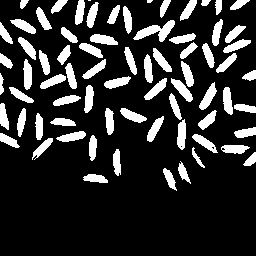
%> input picture overcleaned_bin_rice.png, 256 x 256 px
$ octave test_imoperations.m   (GNU Octave 9; MATLAB toolbox functions it lacks are replaced by stand-ins)
%> lines starting %> are read from the running program, lines starting %| are printed output that depends on the picture; in (x1, y1, x2, y2) boxes, pixels count from 0 and x2, y2 are one past the last pixel; in counts of white or black regions, pixels touching at a corner belong together; the program's own positions count from 1
### image_bw_remove.m
function J = image_bw_remove(I)
% image_bw_remove is an alternative equivalent to J = bwmorph(I,'remove')
% from the image processing toolbox. It can be used to get at once every
% boundaries in the image.
%
%%% Author : nicolas.douillet9 (at) gmail.com, 2022-2025.
%
%
%%% Inputs
%
% - I : binary image.
%
%%% Output
%
% J : binary image.


strel = [1 1 1; 1 0 1; 1 1 1]; % structuring element for n8 neighborhood
J = xor(I,conv2(1-I,strel,'same'));
J = 1 - J;


end % image_bw_remove

### dilate_image.m
function D = dilate_image(I, se, r)
%
%%% Author : nicolas.douillet9 (at) gmail.com, 2022-2025.
%
%
%%% Inputs
%
% - I : binary image.
%
% - se : structuring element. Binary square matrix.
%
% - r : radius. Positive integer.
%
%
%%% Output
%
% J : binary image.


if strcmp(se,'disk')

    strel = [0 1 0; 1 0 1; 0 1 0];

elseif strcmp(se,'square')

    strel = [1 1 1; 1 0 1; 1 1 1];

end

D = I;

for k = 1:r

  D = conv2(D,strel,'same');

end


end % dilate_image

### erode_image.m
function E = erode_image(I, se, r)
%
%%% Author : nicolas.douillet9 (at) gmail.com, 2022-2025.
%
%
%%% Inputs
%
% - I : binary image.
%
% - se : structuring element. Binary square matrix.
%
% - r : radius. Positive integer.
%
%
%%% Output
%
% J : binary image.


if strcmp(se,'disk')

    strel = [0 1 0; 1 0 1; 0 1 0];

elseif strcmp(se,'square')

    strel = [1 1 1; 1 0 1; 1 1 1];

end

E = I;

for k = 1:r

  E = 1 - conv2(1-E,strel,'same');

end


end % erode_image

### close_image.m
function J = close_image(I, se, r)
%
%%% Author : nicolas.douillet (at) free.fr, 2022-2024.
%
%
%%% Inputs
%
% - I : binary image.
%
% - se : structuring element. Binary square matrix.
%
% - r : radius. Positive integer.
%
%
%%% Output
%
% J : binary image.


% I image dilatation
D = dilate_image(I, se, r);

% II image erosion
J = erode_image(D, se, r);


end % close_image

### open_image.m
function J = open_image(I, se, r)
%
%%% Author : nicolas.douillet9 (at) gmail.com, 2022-2025.
%
%
% Inputs
%
% - I : binary image.
%
% - se : structuring element. Binary square matrix.
%
% - r : radius. Positive integer.
%
%
% Output
%
% J : binary image.


% I image erosion
E = erode_image(I, se, r);

% II image dilatation
J = dilate_image(E, se, r);


end % open_image

### test_imoperations.m
% test imoperations
%
%%% Author : nicolas.douillet9 (at) gmail.com, 2005-2025.

clear all, close all, clc;


img_name = {'overcleaned_bin_rice.png','bw_art.png','cropped_clouds.png','bw_coins.png','concave_shape.png',...
            'gear.png','complex_gear.png','v_letter.png','matrice.png','disks_cloud.png'};

I = imread(string(img_name(1))); % Choose your image number between 1 and 10 here
%> I: size 256x256 logical; 18.1% white; 73 white regions (2 under 20 px), largest, box (x1, y1, x2, y2) and area: (133, 20, 175, 42) 390, (199, 82, 217, 110) 222, (171, 78, 193, 102) 220


% image_bw_remove test
figure;
subplot(121);
imshow(I);
title('Binary source image');
J = image_bw_remove(I);
%> in image_bw_remove, `J = xor(I,conv2(1-I,strel,'same'));`:
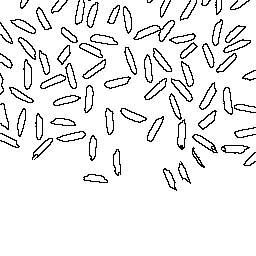
%> J: size 256x256 logical; 92.5% white; black in thin lines or dots, all inside (x1, y1, x2, y2) = (0, 0, 256, 191)
subplot(122);
imshow(J);
title('Boundary image');

% dilate_image test
figure;
subplot(121);
imshow(I);
title('Binary source image');
J = dilate_image(I,'disk',2);
%> the loop in dilate_image, `for k = 1:r` made 2 passes
%> pass 1, in dilate_image, `D = conv2(D,strel,'same');`:
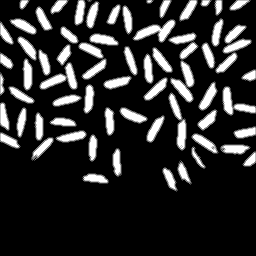
%> D: size 256x256 double; min 0, max 4, mean 0.721; drawn with min black and max white
%> pass 2, in dilate_image, `D = conv2(D,strel,'same');`:
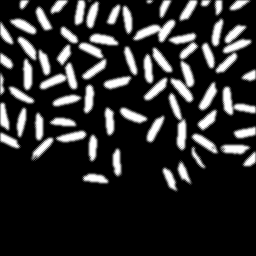
%> D: size 256x256 double; min 0, max 16, mean 2.88; drawn with min black and max white
subplot(122);
imshow(J);
title('Dilated image');

% erode_image test
figure;
subplot(121);
imshow(I);
title('Binary source image');
S = erode_image(I,'square',1);
%> the loop in erode_image, `for k = 1:r` made 1 pass
%> pass 1, in erode_image, `E = 1 - conv2(1-E,strel,'same');`:
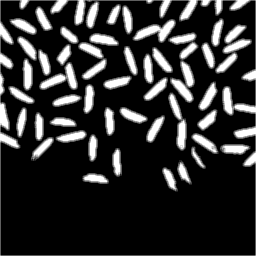
%> E: size 256x256 double; min -7, max 1, mean -5.51; drawn with min black and max white
subplot(122);
imshow(S);
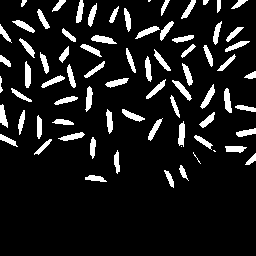
%> displayed picture: size 256x256, on the screen's scale of 0 to 255; 10.7% white; 75 white regions (4 under 20 px), largest, box (x1, y1, x2, y2) and area: (91, 35, 117, 44) 138, (200, 84, 215, 109) 135, (224, 88, 232, 113) 135
title('Eroded image');

% open_image test
figure;
subplot(121);
imshow(I);
title('Binary source image');
J = open_image(I,'disk',1);
subplot(122);
imshow(J);
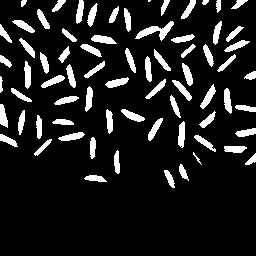
%> displayed picture: size 256x256, on the screen's scale of 0 to 255; 12.2% white; 72 white regions (1 under 20 px), largest, box (x1, y1, x2, y2) and area: (135, 21, 174, 41) 281, (200, 84, 216, 109) 154, (91, 35, 117, 44) 153
title('Image opening');

% open_image test
figure;
subplot(121);
imshow(I);
title('Binary source image');
J = close_image(I,'disk',1);
subplot(122);
imshow(J);
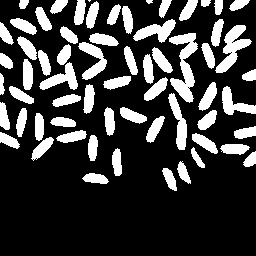
%> displayed picture: size 256x256, on the screen's scale of 0 to 255; 23.4% white; 64 white regions (1 under 20 px), largest, box (x1, y1, x2, y2) and area: (169, 33, 198, 103) 935, (215, 25, 252, 73) 709, (133, 19, 176, 43) 491
title('Image closure');

$ run again, with ruedabin.PNG copied over overcleaned_bin_rice.png
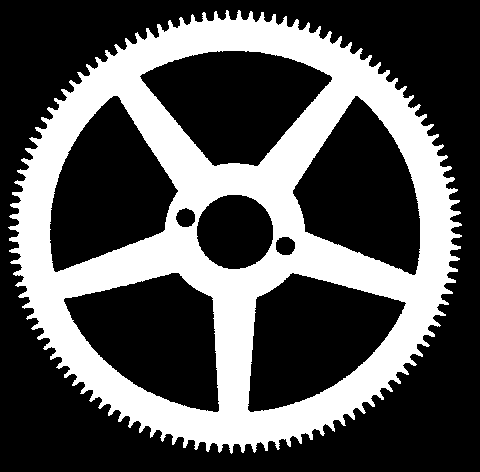
%> input picture ruedabin.PNG, 480 x 472 px
%> I: size 472x480 logical; 33% white; 1 white region, box (x1, y1, x2, y2) and area: (8, 10, 462, 454) 74853
%> in image_bw_remove, `J = xor(I,conv2(1-I,strel,'same'));`:
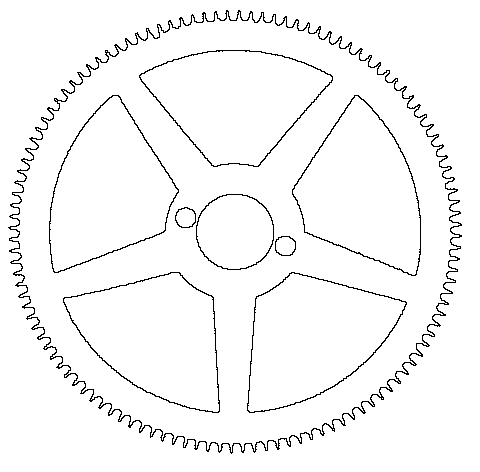
%> J: size 472x480 logical; 96.7% white; black in thin lines or dots, all inside (x1, y1, x2, y2) = (8, 10, 462, 454)
%> `imshow(J);`:
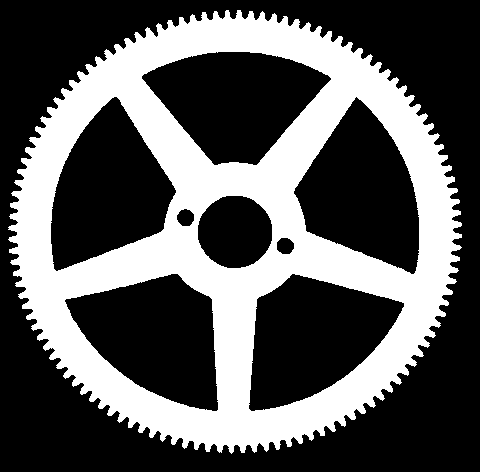
%> displayed picture: size 472x480, on the screen's scale of 0 to 255; 35.3% white; 1 white region, box (x1, y1, x2, y2) and area: (8, 10, 462, 454) 80086
